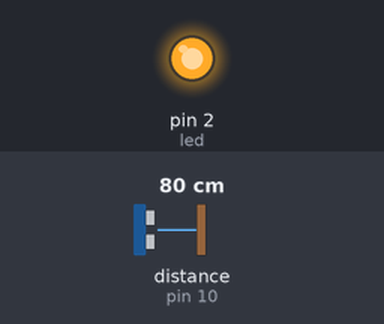
This sketch was run on a simulated Arduino Uno, built with avr-gcc and run on an emulated ATmega328P. Parts: output pins drawn as LEDs (lit = HIGH). Wiring (inferred from the names in the program): ultrasonic range finder: trigger pin 9; echo pin 10. The inputs (shaded band) are chosen by the test bench; at power-on: distance to the obstacle (sensor on pin 10) 80 cm. The echo pulse lasts 58.3 µs per cm; pins used as bus, display or sensor lines are not drawn; what the sketch prints to the serial monitor is not drawn.

Above: at 0.1 s.
Timing chart, 0 to 1.6 s (numbered marks = the images above):
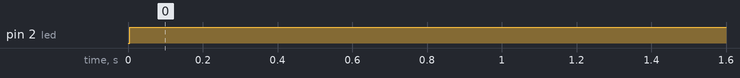

Measured:
- by itself, pin 2 (led): LOW → HIGH at 0.01 s

The sketch:

Distance_Sensor_LED.ino
```cpp
// defines pins numbers
const int trigPin = 9;
const int echoPin = 10;
const int led = 2;

// defines variables
long duration;
int distance;
int safetyDistance;


void setup() {
pinMode(trigPin, OUTPUT); // Sets the trigPin as an Output
pinMode(echoPin, INPUT); // Sets the echoPin as an Input
pinMode(led, OUTPUT);
Serial.begin(9600); // Starts the serial communication
}


void loop() {
// Clears the trigPin
digitalWrite(trigPin, LOW);
delayMicroseconds(2);

// Sets the trigPin on HIGH state for 10 micro seconds
digitalWrite(trigPin, HIGH);
delayMicroseconds(10);
digitalWrite(trigPin, LOW);

// Reads the echoPin, returns the sound wave travel time in microseconds
duration = pulseIn(echoPin, HIGH);

// Calculating the distance
//distance= duration*0.034/2;

safetyDistance = distance;

if (safetyDistance <= 10){
  digitalWrite(led, HIGH);

}
else{
  digitalWrite(led, LOW);


}

// Prints the distance on the Serial Monitor
Serial.print("Distance: ");
Serial.println(distance);
delay(400);

}
```
